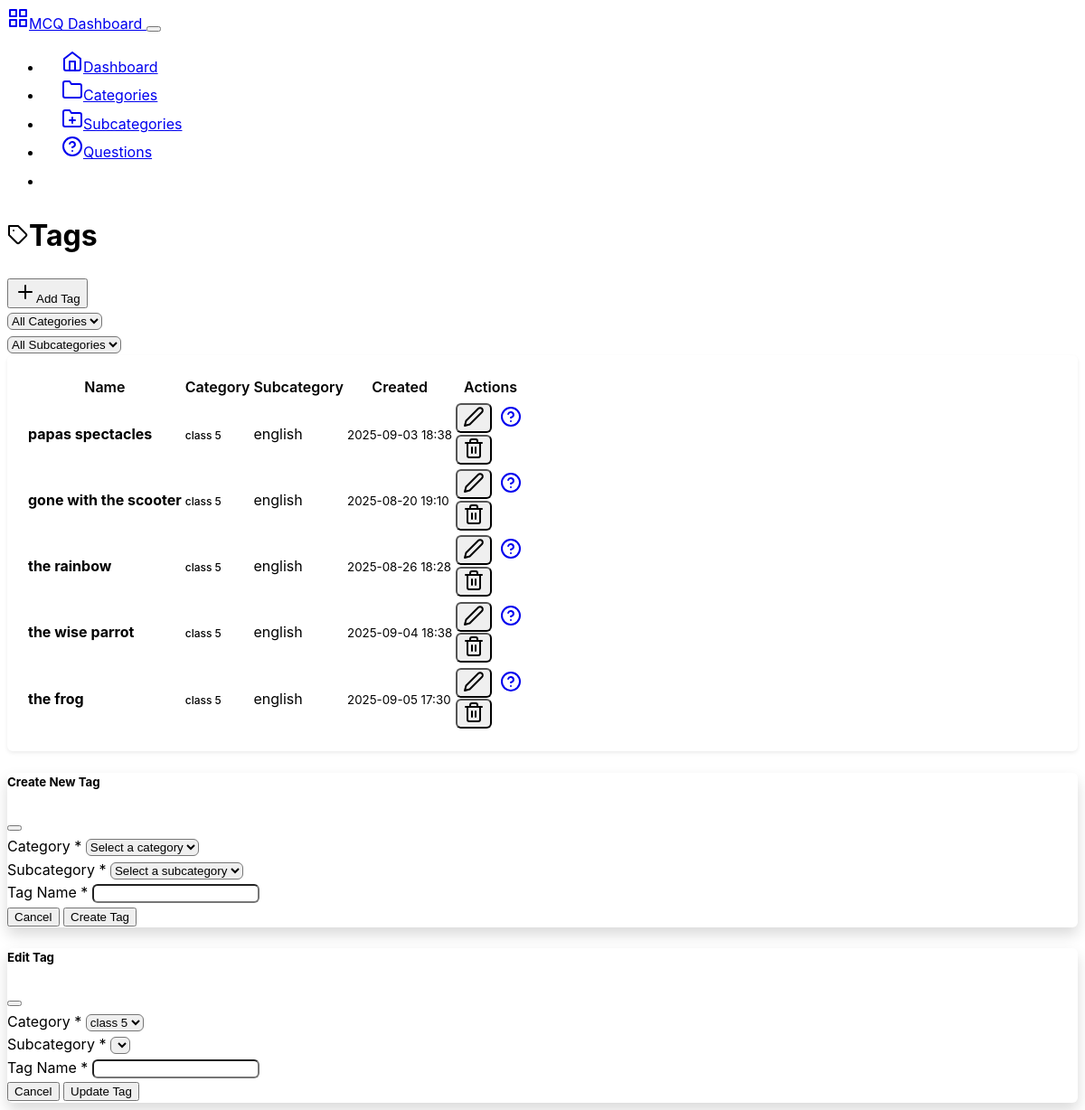
Page /backend/tags on the earlier database version.
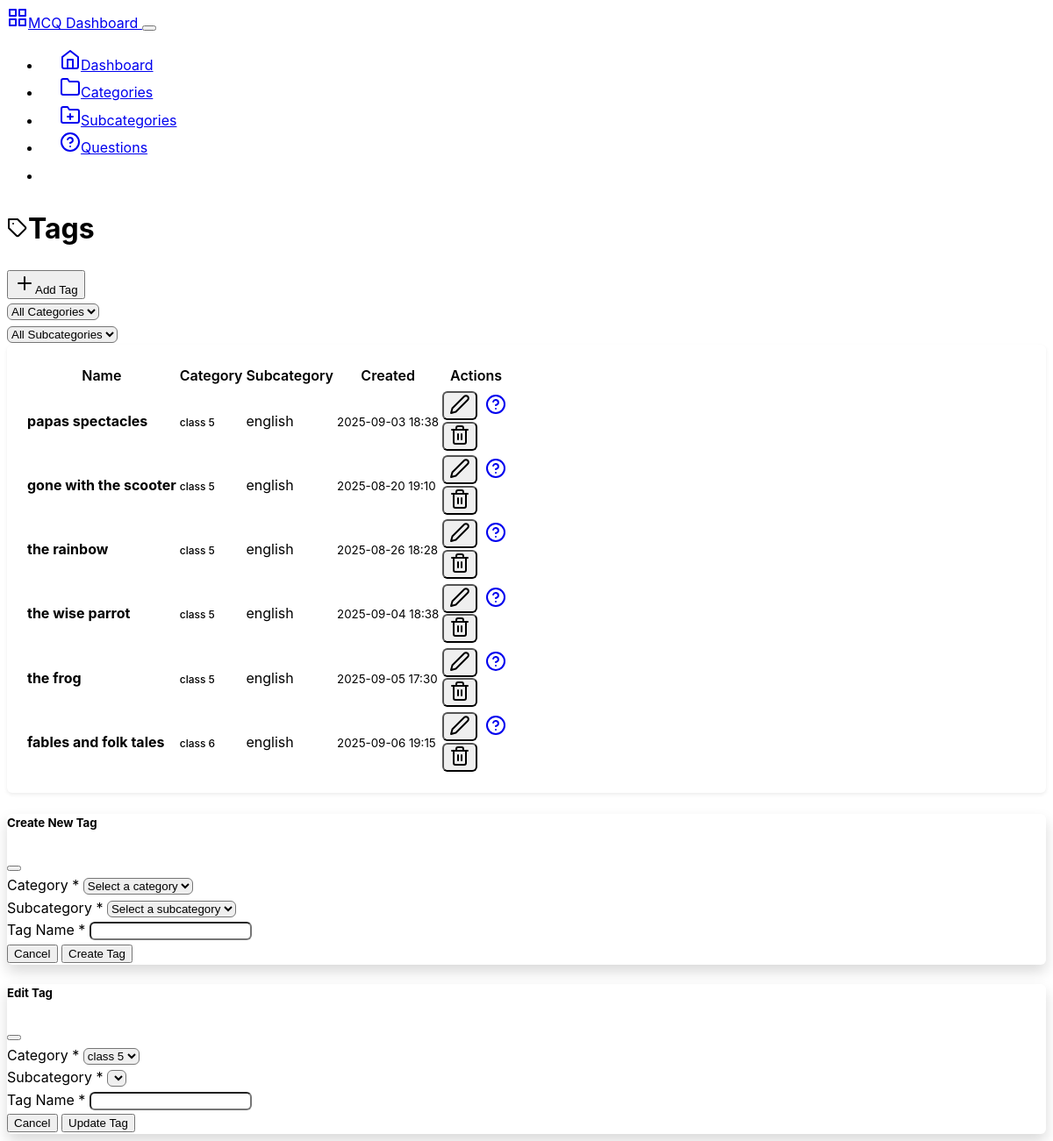
Same page on the later database version.
### mcqbox/model.py (models this page shows, shortened)
class Tag(db.Model):
    id = db.Column(db.Integer, primary_key=True)
    name = db.Column(db.String(50), nullable=False)
    category_id = db.Column(db.Integer, db.ForeignKey('category.id'), nullable=False)
    category = db.relationship('Category', backref=db.backref('tags', lazy=True))
    subcategory_id = db.Column(db.Integer, db.ForeignKey('subcategory.id'), nullable=True)
    subcategory = db.relationship('Subcategory', backref=db.backref('tags', lazy=True))
    created_at = db.Column(db.DateTime, server_default=db.func.now())

class Category(db.Model):
    id = db.Column(db.Integer, primary_key=True)
    name = db.Column(db.String(50), nullable=False, unique=True)
    description = db.Column(db.String(200), nullable=True)
    created_at = db.Column(db.DateTime, server_default=db.func.now())
    updated_at = db.Column(db.DateTime, server_default=db.func.now(), onupdate=db.func.now())

class Subcategory(db.Model):
    id = db.Column(db.Integer, primary_key=True)
    name = db.Column(db.String(50), nullable=False)
    category_id = db.Column(db.Integer, db.ForeignKey('category.id'), nullable=False)
    category = db.relationship('Category', backref=db.backref('subcategories', lazy=True))
    description = db.Column(db.String(200), nullable=True)
    created_at = db.Column(db.DateTime, server_default=db.func.now())
    updated_at = db.Column(db.DateTime, server_default=db.func.now(), onupdate=db.func.now())

### mcqbox/backend/route.py (the view)
@app.route('/backend/tags')
def tags():
    category_id = request.args.get('category_id', type=int)
    subcategory_id = request.args.get('subcategory_id', type=int)
    categories = Category.query.all()
    if category_id:
        subcategories_list = Subcategory.query.filter_by(category_id=category_id).all()
        tag = Tag.query.filter_by(category_id=category_id, subcategory_id= subcategory_id).all()
    else:
        tag = Tag.query.all()
        subcategories_list = []
    return render_template('tags.html',
                            tags = tag,
                           categories=categories,
                           selected_category=category_id,
                            selected_subcategory=subcategory_id,
                             subcategories=subcategories_list
                           )

### mcqbox/backend/templates/tags.html (shortened to what the changed rows need)
{% extends "base.html" %}
{% block content %}
<div class="row">
    <div class="col-12">
        <div class="d-flex justify-content-between align-items-center mb-4">
            <h1><i data-feather="tag" class="me-2"></i>Tags</h1>
        </div>
    </div>
</div>
<div class="row">
    <div class="col-12">
        <div class="card">
            <div class="card-body">
                {% if tags %}
                <div class="table-responsive">
                    <table class="table table-hover">
                        <thead>
                            <tr>
                                <th>Name</th>
                                <th>Category</th>
                                <th>Subcategory</th>
                                <th>Created</th>
                                <th class="text-end">Actions</th>
                            </tr>
                        </thead>
                        <tbody>
                            {% for tag in tags %}
                            <tr>
                                <td>
                                    <strong>{{ tag.name }}</strong>
                                </td>
                                <td>
                                    <span class="badge bg-secondary">
                                        {{ tag.category.name if tag.category.name else 'Unknown' }}
                                    </span>
                                </td>
                                <td>
                                    <span class="text-muted">
                                        {{ tag.subcategory.name if tag.subcategory else 'Unknown' }}
                                    </span>
                                </td>
                                <td>
                                    <small class="text-muted">{{ tag.created_at.strftime('%Y-%m-%d %H:%M') }}</small>
                                </td>
                                <td class="text-end">
                                    <div class="btn-group" role="group">
                                        <button class="btn btn-sm btn-outline-secondary"
                                            onclick="editTag('{{ tag.id }}', '{{ tag.name }}', {{ tag.category_id }}, {{ tag.subcategory_id }})"
                                            data-bs-toggle="modal" data-bs-target="#editTagModal">
                                            <i data-feather="edit-2"></i>
                                        </button>
                                        <a href="{{ url_for('questions', tag_id=tag.id) }}"
                                            class="btn btn-sm btn-outline-primary">
                                            <i data-feather="help-circle"></i>
                                        </a>
                                        <form method="POST" action="{{ url_for('delete_tag', tag_id=tag.id) }}"
                                            class="d-inline"
                                            onsubmit="return confirm('Are you sure? This will delete all questions in this subcategory.')">
                                            <button type="submit" class="btn btn-sm btn-outline-danger">
                                                <i data-feather="trash-2"></i>
                                            </button>
                                        </form>
                                    </div>
                                </td>
                            </tr>
                            {% endfor %}
                        </tbody>
                    </table>
                </div>
                {% endif %}
            </div>
        </div>
    </div>
</div>
{%endblock%}

Differences in the rows shown:
added Tag: name "fables and folk tales", category "class 6", subcategory "english", created_at "2025-09-06 19:15"
